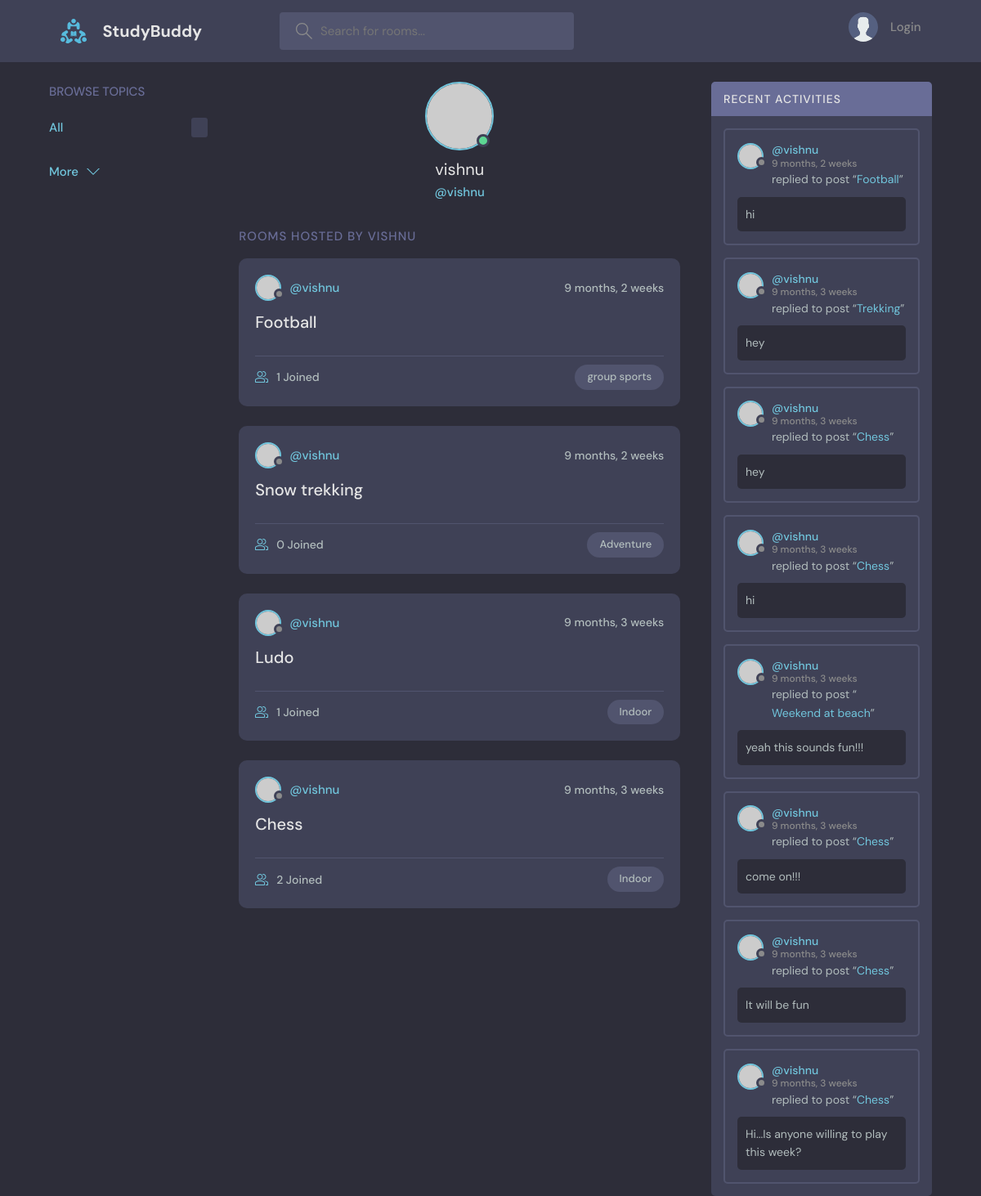
Page /profile/1/ on the committed database.
### base/models.py (models this page shows, shortened)
class Room(models.Model):
    host = models.ForeignKey(User, on_delete=models.SET_NULL, null=True)
    topic = models.ForeignKey(Topic, on_delete=models.SET_NULL, null=True)
    name = models.CharField(max_length=200)
    participants = models.ManyToManyField(User,related_name='participants')# model relationship is many to many
    description = models.TextField(null=True, blank=True)
    updated = models.DateTimeField(auto_now=True)
    created = models.DateTimeField(auto_now_add=True)
    class Meta:
        ordering = ['-updated','-created']
    def __str__(self):
        return self.name

class Topic(models.Model):
    name = models.CharField(max_length=200)

class Message(models.Model):
    user = models.ForeignKey(User, on_delete=models.CASCADE)
    room = models.ForeignKey(Room, on_delete=models.CASCADE)
    body = models.TextField()
    updated = models.DateTimeField(auto_now=True)
    created = models.DateTimeField(auto_now_add=True)
    class Meta:
        ordering = ['-updated','-created']

### base/views.py (the view)
# urls.py: path('profile/<str:pk>/', views.userProfile, name="user-profile"),
def userProfile(request, pk):
    user = User.objects.get(id=pk)
    rooms = user.room_set.all()
    room_message = user.message_set.all()
    topics = Topic.objects.all()
    return render(request, 'base/profile.html',{'user':user, 'rooms':rooms, 'room_message':room_message, 'topics':topics})

### base/templates/base/profile.html (shortened to what this page needs)
{% extends 'main.html' %}
{% block content %}
  <main class="profile-page layout layout--3">
    <div class="container">
      {% include 'base/topic_component.html' %}
      <div class="roomList">
        <div class="profile">
          <div class="profile__avatar">
            <div class="avatar avatar--large active">
              <img src="https://randomuser.me/api/portraits/men/11.jpg" />
            </div>
          </div>
          <div class="profile__info">
            <h3>{{user.username}}</h3>
            <p>@{{user.username}}</p>
          </div>
        </div>
        <div class="roomList__header">
          <div>
            <h2>Rooms Hosted by {{user.username}}</a>
            </h2>
          </div>
        </div>
        {% include 'base/feed_component.html' %}
      </div>
      {% include 'base/activity_component.html' %}
    </div>
  </main>
  {% endblock content%}

### templates/main.html (shortened to what this page needs)
<!DOCTYPE html>
{% load static %}
<html lang="en">
  <head>
    <link rel="stylesheet" href="{% static 'styles/style.css' %}" />
  </head>
  <body>
    {%include 'navbar.html'%}
    {%block content%}
    {%endblock%}
  </body>
</html>

### templates/navbar.html (shortened to what this page needs)
{% load static %}
<header class="header header--loggedIn">
    <div class="container">
      <a href="{% url 'home' %}" class="header__logo">
        <img src="{% static 'images/logo.svg' %}" />
        <h1>StudyBuddy</h1>
      </a>
      <form class="header__search" method="GET" action="{% url 'home' %}">
        <label>
          <input name="q" placeholder="Search for rooms..." />
        </label>
      </form>
      <nav class="header__menu">
        {% if request.user.is_authenticated %}
        <div class="header__user">
          <a href="{% url 'update-user' %}">
            <div class="avatar avatar--medium active">
              <img src="https://randomuser.me/api/portraits/men/37.jpg" />
            </div>
            <p>{{request.user.username}} <span>@{{request.user.username}}</span></p>
          </a>
          <button class="dropdown-button">
            <svg version="1.1" xmlns="http://www.w3.org/2000/svg" width="32" height="32" viewBox="0 0 32 32">
              <title>chevron-down</title>
              <path d="M16 21l-13-13h-3l16 16 16-16h-3l-13 13z"></path>
            </svg>
          </button>
        </div>
        {% else %}
        <a href="{% url 'login' %}">
          <img src="{% static 'images/avatar.svg' %}" />
          <p>Login</p>
        </a>
        {% endif %}
      </nav>
    </div>
  </header>

### base/templates/base/topic_component.html (shortened to what this page needs)
<div class="topics">
    <div class="topics__header">
      <h2>Browse Topics</h2>
    </div>
    <ul class="topics__list">
      <li>
        <a href="{% url 'home' %}" class="active">All <span>{{topic.count}}</span></a>
      </li>
    </ul>
    <a class="btn btn--link" href="{% url 'topics' %}">
      More
      <svg version="1.1" xmlns="http://www.w3.org/2000/svg" width="32" height="32" viewBox="0 0 32 32">
        <title>chevron-down</title>
        <path d="M16 21l-13-13h-3l16 16 16-16h-3l-13 13z"></path>
      </svg>
    </a>
  </div>

### base/templates/base/feed_component.html (shortened to what this page needs)
{% for room in rooms%}
<div class="roomListRoom">
    <div class="roomListRoom__header">
      <a href="{% url 'user-profile' room.host.id %}" class="roomListRoom__author">
        <div class="avatar avatar--small">
          <img src="https://randomuser.me/api/portraits/women/11.jpg" />
        </div>
        <span>@{{room.host.username}}</span>
      </a>
      <div class="roomListRoom__actions">
        <span>{{room.created|timesince}}</span>
      </div>
    </div>
    <div class="roomListRoom__content">
      <a href="{%url 'room' room.id%}">{{room.name}}</a>
    </div>
    <div class="roomListRoom__meta">
      <a href="{%url 'room' room.id%}" class="roomListRoom__joined">
        {{room.participants.all.count}} Joined
      </a>
      <p class="roomListRoom__topic">{{room.topic.name}}</p>
    </div>
  </div>
{% endfor %}

### base/templates/base/activity_component.html (shortened to what this page needs)
<div class="activities">
    <div class="activities__header">
      <h2>Recent Activities</h2>
    </div>
    {% for message in room_message %}
    <div class="activities__box">
      <div class="activities__boxHeader roomListRoom__header">
        <a href="{% url 'user-profile' message.user.id%}" class="roomListRoom__author">
          <div class="avatar avatar--small">
            <img src="https://randomuser.me/api/portraits/women/11.jpg" />
          </div>
          <p>
            @{{message.user}}
            <span>{{message.created|timesince}}</span>
          </p>
        </a>
      </div>
      <div class="activities__boxContent">
        <p>replied to post “<a href="{% url 'room' message.room.id %}">{{message.room}}</a>”</p>
        <div class="activities__boxRoomContent">
          {{message.body}}
        </div>
      </div>
    </div>
    {% endfor %}
  </div>

### rows in the picture
Room: host.username "vishnu", created "9 months, 2 weeks", name "Football", participants.all.count "1", topic.name "group sports"
Room: host.username "vishnu", created "9 months, 2 weeks", name "Snow trekking", participants.all.count "0", topic.name "Adventure"
Room: host.username "vishnu", created "9 months, 3 weeks", name "Ludo", participants.all.count "1", topic.name "Indoor"
Room: host.username "vishnu", created "9 months, 3 weeks", name "Chess", participants.all.count "2", topic.name "Indoor"
Message: user "vishnu", created "9 months, 2 weeks", room "Football", body "hi"
Message: user "vishnu", created "9 months, 3 weeks", room "Trekking", body "hey"
Message: user "vishnu", created "9 months, 3 weeks", room "Chess", body "hey"
Message: user "vishnu", created "9 months, 3 weeks", room "Chess", body "hi"
Message: user "vishnu", created "9 months, 3 weeks", room "Weekend at beach", body "yeah this sounds fun!!!"
Message: user "vishnu", created "9 months, 3 weeks", room "Chess", body "come on!!!"
Message: user "vishnu", created "9 months, 3 weeks", room "Chess", body "It will be fun"
Message: user "vishnu", created "9 months, 3 weeks", room "Chess", body "Hi...Is anyone willing to play this week?"

### other values in the picture
{{ user.username }} "vishnu"
{{ user.username }} "VISHNU"
